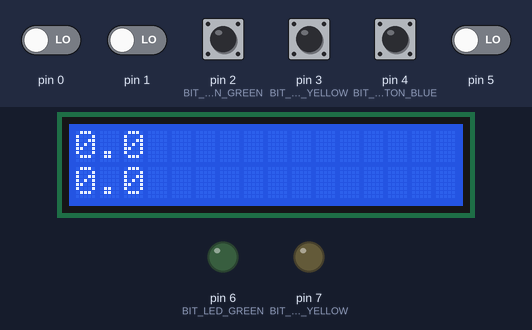
This sketch was run on a simulated Arduino Uno, built with avr-gcc and run on an emulated ATmega328P. Shown: 16×2 character LCD, output pins drawn as LEDs (lit = HIGH). Inputs (shaded band) come from the test bench; at power-on: pin 2 (BIT_BUTTON_GREEN), pin 3 (BIT_BUTTON_YELLOW), pin 4 (BIT_BUTTON_BLUE) HIGH, pin 0, pin 1, pin 5 LOW.

Above: at 1.2 s.
1.3 s: pin 3 (BIT_BUTTON_YELLOW) pulled LOW for 0.15 s
At 1.96 s:
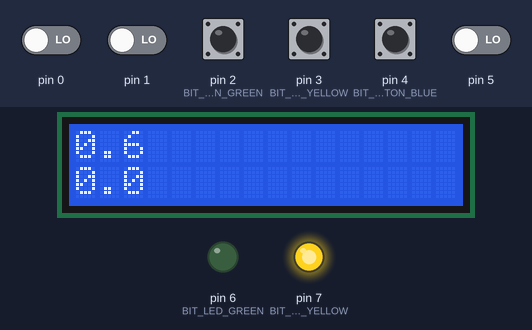
2.0 s: pin 2 (BIT_BUTTON_GREEN) pulled LOW for 0.15 s
At 2.14 s:
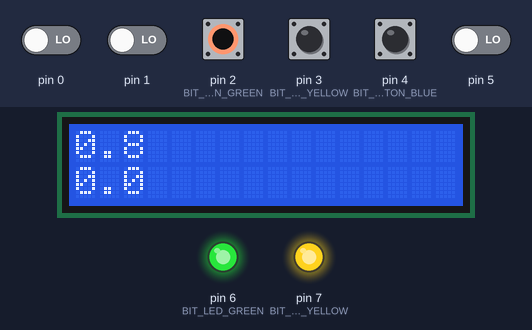
2.7 s: pin 4 (BIT_BUTTON_BLUE) pulled LOW for 0.15 s
At 3.2 s:
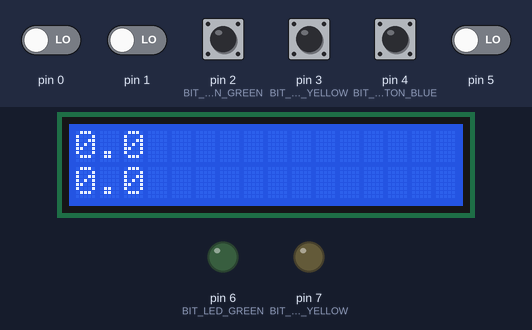
4.3 s: pin 2 (BIT_BUTTON_GREEN) pulled LOW for 1 s
At 5.7 s:
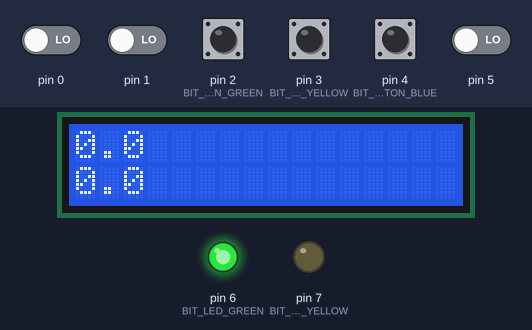
6.8 s: pin 3 (BIT_BUTTON_YELLOW) pulled LOW for 1 s
At 6.95 s:
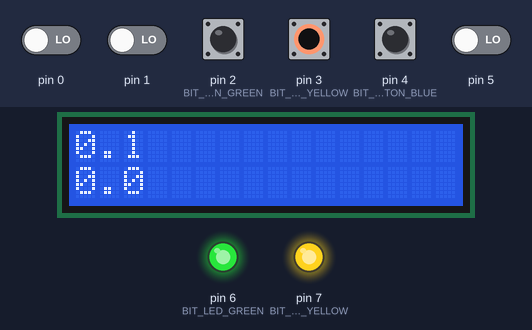
8.4 s: pin 4 (BIT_BUTTON_BLUE) pulled LOW for 1 s
At 8.8 s:
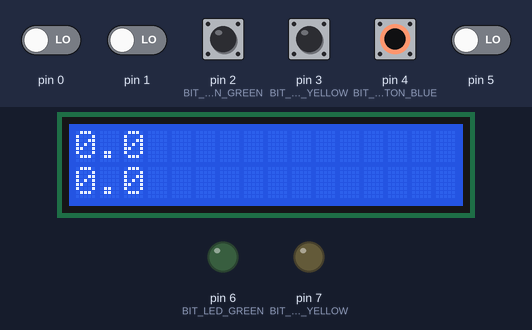
Timing chart, 0 to 11.4 s (numbered marks = the images above; inputs shaded):
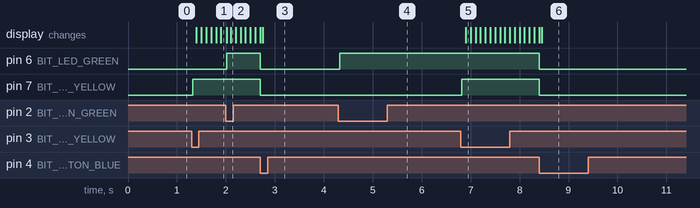

The sketch:

02-TwoTimersWithSFRs.ino
```cpp
#include <LiquidCrystal.h>

// initialize the library with the numbers of the interface pins
LiquidCrystal lcd(13, 12, 11, 10, 9, 8);


//DEFINE OUTPUT PINS
#define PORT_LCD PORTB
#define BIT_LCD13 5
#define BIT_LCD12 4
#define BIT_LCD11 3
#define BIT_LCD10 2
#define BIT_LCD9 1
#define BIT_LCD8 0

#define PORT_LED PORTD
#define BIT_LED_YELLOW 7
#define BIT_LED_GREEN 6

//DEFINE INPUT PINS
#define PORT_BUTTON PORTD
#define PIN_BUTTON PIND
#define BIT_BUTTON_BLUE 4
#define BIT_BUTTON_YELLOW 3
#define BIT_BUTTON_GREEN 2

#define PORT_ANALOG PORTC
#define PIN_ANA PINC
#define BIT_BRIGHT A0

// MAIN EVENT FLAG
volatile int mainEventFlags = 0;
#define FLAG_YELLOW 0x01
#define FLAG_GREEN 0x02

//BLUE STATE
uint8_t blueState = 1;
uint8_t lastBlueState = 1;

// TRACK PORTD CHANGE
volatile uint8_t portdhistory = 0xFF;

unsigned long yellowTimerMS = 0;
uint8_t isYellowRunning = 0;
unsigned long greenTimerMS = 0;
uint8_t isGreenRunning = 0;

unsigned long priorTimeMS = 0;
void setup()
{
    // SET OUTPUTS
    DDRB |= _BV(BIT_LCD13) | _BV(BIT_LCD12) | (BIT_LCD11) | _BV(BIT_LCD10) | _BV(BIT_LCD9) | _BV(BIT_LCD8);
    DDRD |= _BV(BIT_LED_YELLOW) | _BV(BIT_LED_GREEN);


    // SET PULLUP RESISTORS
    PORT_BUTTON |= _BV(BIT_BUTTON_GREEN) | _BV(BIT_BUTTON_YELLOW) | _BV(BIT_BUTTON_BLUE);
    PORT_ANALOG |= _BV(BIT_BRIGHT);

    // SET UP PD1-3 INTERRUPTS
    PCICR = _BV(PCIE2);
    PCMSK2 = _BV(PCINT19) | _BV(PCINT18);

    sei();


    // set up the LCD's number of columns and rows:
    lcd.begin(16, 2);
    // Print a message to the LCD.
}

void loop()
{

  	unsigned long currentTimeMS = millis();
  	unsigned long elapsedTimeMS = currentTimeMS-priorTimeMS;
  	priorTimeMS = currentTimeMS;

   	if (mainEventFlags & FLAG_YELLOW)
    {
        delay(20);
        mainEventFlags &= ~FLAG_YELLOW;
        if (bit_is_clear(PIN_BUTTON, BIT_BUTTON_YELLOW))
        {
          	isYellowRunning = !isYellowRunning;
            PORT_LED ^= _BV(BIT_LED_YELLOW);

        }
    }

    if (mainEventFlags & FLAG_GREEN)
    {
        delay(20);
        mainEventFlags &= ~FLAG_GREEN;
        if (bit_is_clear(PIN_BUTTON, BIT_BUTTON_GREEN))
        {
            isGreenRunning = !isGreenRunning;
            PORT_LED ^= _BV(BIT_LED_GREEN);

        }
    }

    blueState = digitalRead(BIT_BUTTON_BLUE);
    if (blueState != lastBlueState)
    {
        if (!blueState)
        {
            PORT_LED &= ~_BV(BIT_LED_YELLOW);
            PORT_LED &= ~_BV(BIT_LED_GREEN);
          	isYellowRunning = 0;
          	yellowTimerMS = 0;
          	isGreenRunning = 0;
          	greenTimerMS = 0;
          	lcd.clear();
        }
        delay(50); // Delay a little bit to avoid bouncing
    }
    lastBlueState = blueState;


  if(isYellowRunning){
    yellowTimerMS += elapsedTimeMS;
  }

  if(isGreenRunning){
    greenTimerMS += elapsedTimeMS;
  }
  updateLCD();

}

void updateLCD(){

    lcd.setCursor(0, 0);
    lcd.print(yellowTimerMS/1000);
  	lcd.print(".");
    lcd.print(yellowTimerMS/100 % 10);
  	lcd.print("   ");
    lcd.setCursor(0, 1);
  if(!isGreenRunning){
    lcd.print(greenTimerMS/1000);
  	lcd.print(".");
    lcd.print(greenTimerMS/100 % 10);
  	lcd.print("   ");
  }
}
ISR(PCINT2_vect)
{
    uint8_t changedbits;
    changedbits = PIND ^ portdhistory;
    portdhistory = PIND;

    if (changedbits & _BV(BIT_BUTTON_YELLOW))
    {
        if (bit_is_clear(PIN_BUTTON, BIT_BUTTON_YELLOW))
        {
            mainEventFlags |= FLAG_YELLOW;
        }
    }

    if (changedbits & _BV(BIT_BUTTON_GREEN))
    {
        if (bit_is_clear(PIN_BUTTON, BIT_BUTTON_GREEN))
        {
            mainEventFlags |= FLAG_GREEN;
        }
    }
}
```

Measured:
- after the input at 1.3 s, pin 7 (BIT_LED_YELLOW): LOW → HIGH at once; the display: first changes after 0.10 s (image 1 shows a later state)
- after the input at 2.0 s, pin 6 (BIT_LED_GREEN): LOW → HIGH at once
- after the input at 2.7 s, pin 6 (BIT_LED_GREEN), pin 7 (BIT_LED_YELLOW): HIGH → LOW at once
- after the input at 4.3 s, pin 6 (BIT_LED_GREEN): LOW → HIGH at once
- after the input at 6.8 s, pin 7 (BIT_LED_YELLOW): LOW → HIGH at once; the display: changes after 0.10 s (image 5)
- after the input at 8.4 s, pin 6 (BIT_LED_GREEN), pin 7 (BIT_LED_YELLOW): HIGH → LOW at once
